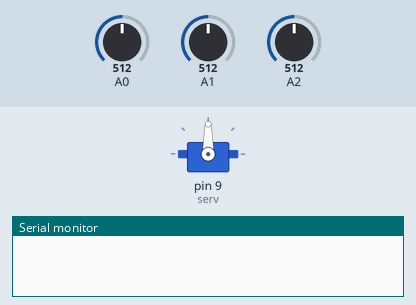
This sketch was run on a simulated Arduino Uno, built with avr-gcc and run on an emulated ATmega328P. Parts: servo, the last lines printed to the serial monitor. The inputs (shaded band) are chosen by the test bench; at power-on: A0 = 512, A1 = 512, A2 = 512.

Above: at 2.1 s.
At 4.1 s:
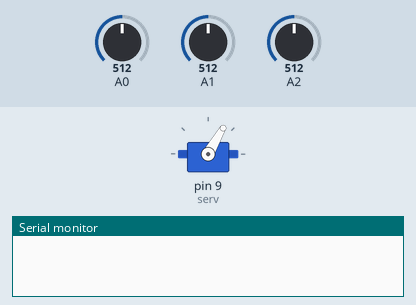
At 6.1 s:
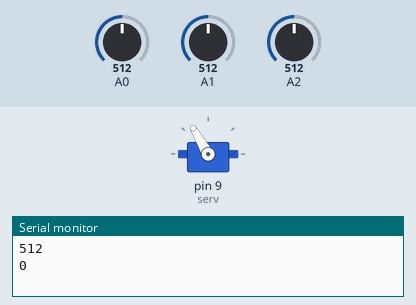
Timing chart, 0 to 7.6 s (numbered marks = the images above):
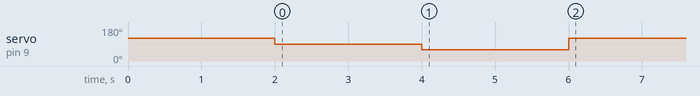

The sketch:

servo_game.ino
```cpp
#include <Servo.h>

#define TEST_DELAY 2000
#define DELTA 300

Servo serv;
int angle[] = {120,90,60}; // lewa, środkowa, prawa dioda
int fotod[3];
int covered;

void setup() {
  Serial.begin(9600);
  serv.attach(9);
  serv.write(angle[0]);
  delay(TEST_DELAY);
  serv.write(angle[1]);
  delay(TEST_DELAY);
  serv.write(angle[2]);
  delay(TEST_DELAY);
}

void loop() {
  fotod[0] = analogRead(A0); // prawa fotodioda
  fotod[1] = analogRead(A1); // środkowa fotodioda
  fotod[2] = analogRead(A2); // lewa fotodioda

  Serial.println(fotod[0]);
  Serial.println(fotod[1]);
  Serial.println(fotod[2]);

  covered = find_index(fotod);

  Serial.println(covered);
  Serial.println(' ');

  serv.write(angle[covered]);
  delay(DELTA);
}

int find_index(int fotod[]){
  int i;
  int buf = fotod[0];
  int res = 0;
  for(i = 1; i < 3; i++){
    if(fotod[i] < buf){
      buf = fotod[i];
      res = i;
    }
  }
  return res;
}
```

Measured:
- by itself, servo on pin 9 (serv): 120° → 90° at 2.0 s, → 60° 2.0 s later, → 120° 2.0 s later
